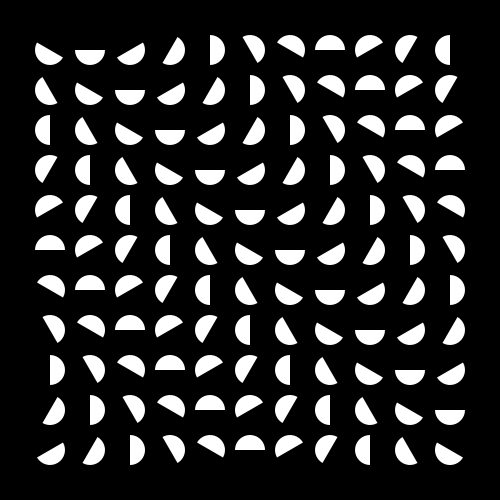
Frame 1 (no input)
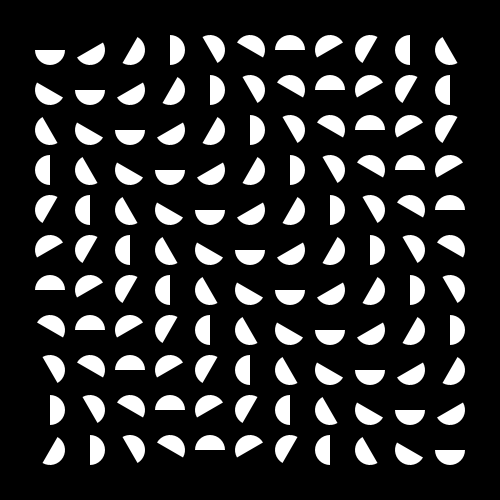
Frame 60 (the mouse pressed at the canvas centre just before this capture)
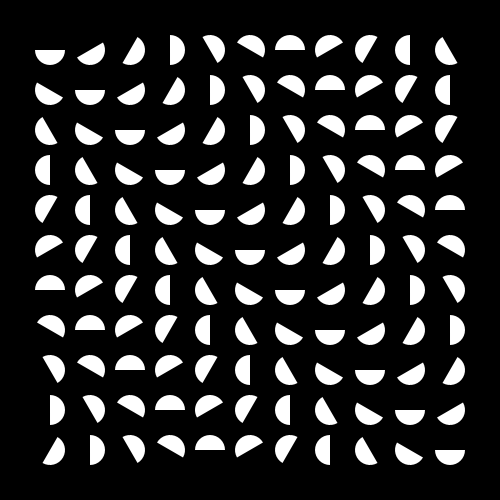
Frame 120 (the mouse held since frame 60 and released just before this capture)

The Processing sketch that drew these frames (run headless with seeded random() and noise(); from frame 60 on, the mouse is pressed at the canvas centre):

// Processing sketch: processing_70884
// ── processing_70884.pde

void setup()
{
  size(500,500);
  smooth();
  noStroke();
  frameRate(18);
}

int k = 0;

void draw()
{
  background(0,0,0);
  smooth();
  for(int i = 0; i < 440; i = i + 40)
  {
    for(int j = 0; j < 440; j = j + 40)
    {
      fill(255);
      k = k + 30;
      arc(50 + i, 50+j, 30,30, radians(k), radians(k+180));
    }
  }
}
